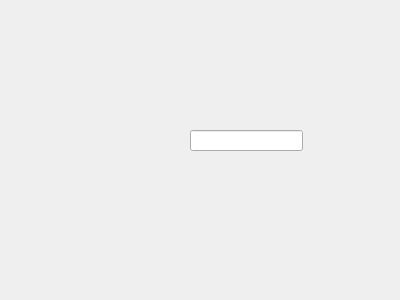
<?xml version="1.0" encoding="UTF-8"?>
<ui version="4.0">
 <class>Dialog</class>
 <widget class="QDialog" name="Dialog">
  <property name="geometry">
   <rect>
    <x>0</x>
    <y>0</y>
    <width>400</width>
    <height>300</height>
   </rect>
  </property>
  <property name="windowTitle">
   <string>Dialog</string>
  </property>
  <widget class="QLineEdit" name="lineEdit">
   <property name="geometry">
    <rect>
     <x>190</x>
     <y>130</y>
     <width>113</width>
     <height>21</height>
    </rect>
   </property>
  </widget>
 </widget>
 <resources/>
 <connections/>
</ui>
